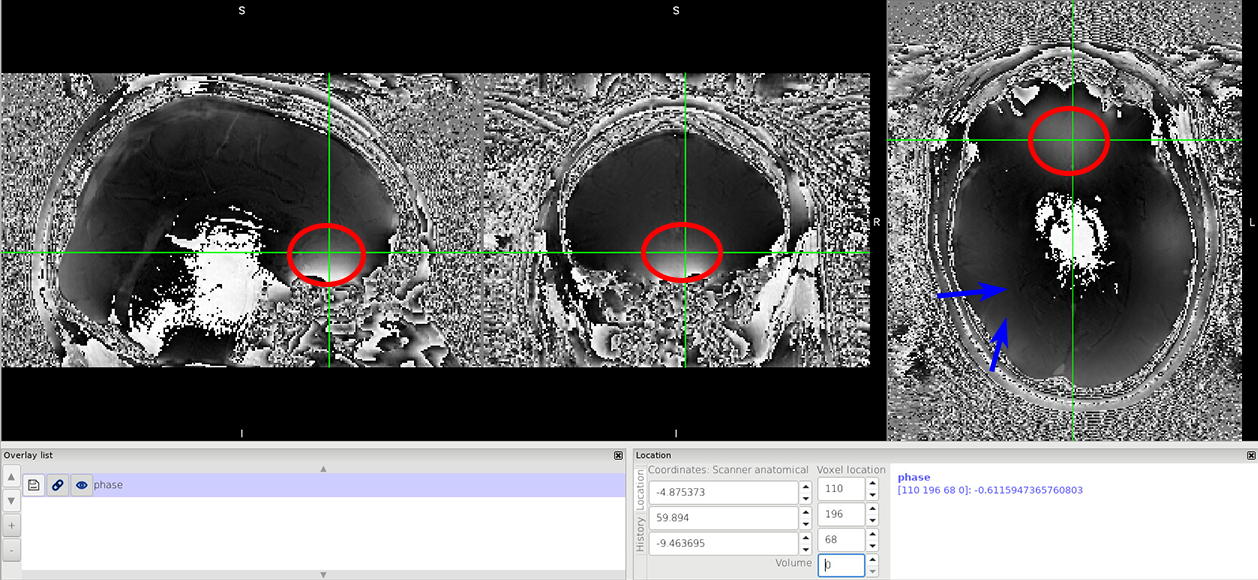
%> input picture docs/asset/exercise1_progress2/echo-1.png, 1258 x 580 px
$ octave plot_gif.m   (GNU Octave 9; MATLAB toolbox functions it lacks are replaced by stand-ins)
%> lines starting %> are read from the running program, lines starting %| are printed output that depends on the picture

filename = 'phase_evol.gif'; % Specify the output file name
for k = 1:9
    img = imread(['echo-' num2str(k) '.png']);
%> img is the input picture: size 580x1258x3 uint8; mean R, G, B 115.7, 115.5, 115.8
    [A,map] = rgb2ind(img,256);
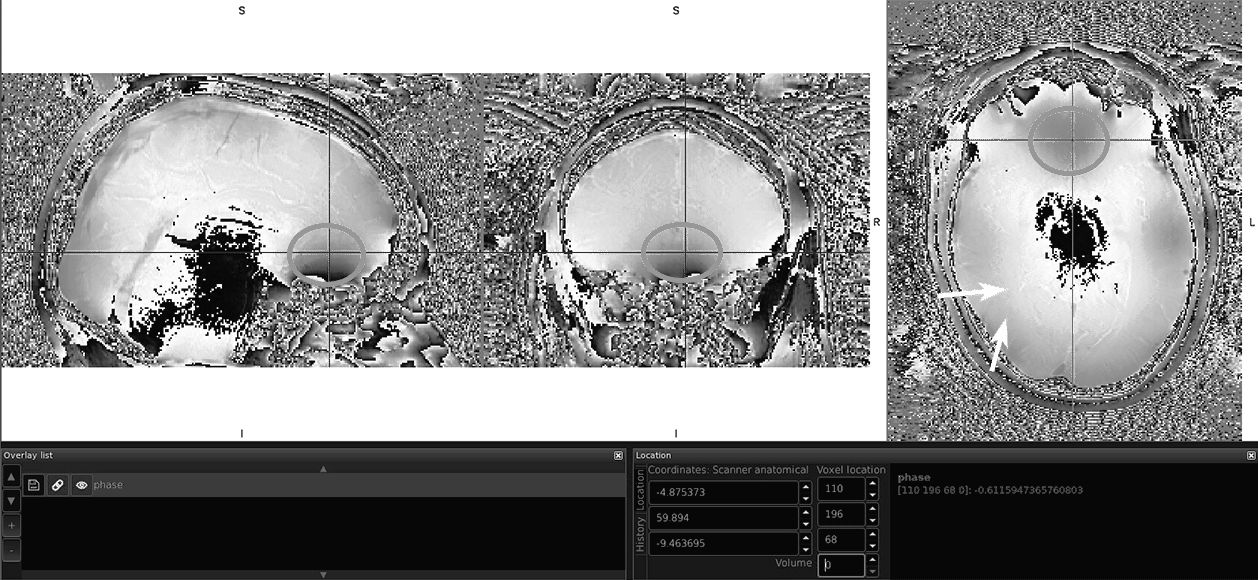
%> A: size 580x1258 uint8; min 1, max 255, mean 137.7
%> map = 256 rows, first 12: [1 1 1; 1 1 0.976; 0.996 0.941 0.996; 0.996 0.996 0.996; 0.992 0.992 0.992; 0.984 0.996 0.996; 0.996 0.976 0.925; 0.984 0.984 0.988; 0.98 0.98 0.98; 0.973 0.973 0.98; 0.965 0.965 0.965; 0.937 0.945 0.984]
    if k == 1
        imwrite(A,map,filename,'gif','LoopCount',Inf,'DelayTime',0.5);
    else
        imwrite(A,map,filename,'gif','WriteMode','append','DelayTime',0.5);
    end
end
%> pass 2 of the loop `for k = 1:9`:
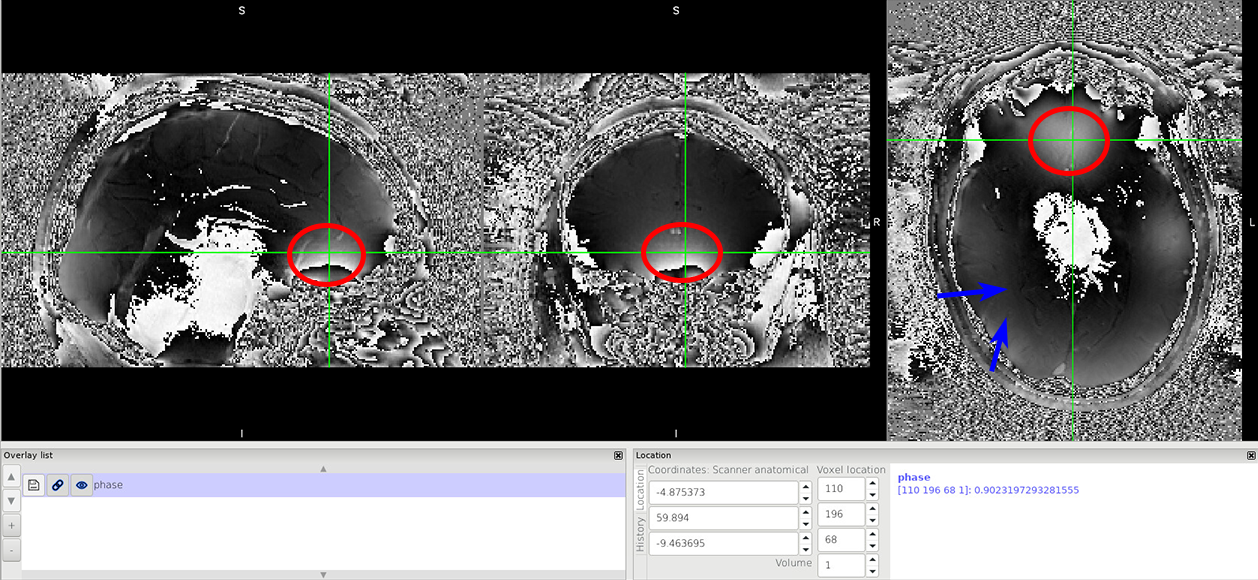
%> input picture docs/asset/exercise1_progress2/echo-2.png, 1258 x 580 px
%> img is the input picture: size 580x1258x3 uint8; mean R, G, B 118.2, 118, 118.2
%> `[A,map] = rgb2ind(img,256);`:
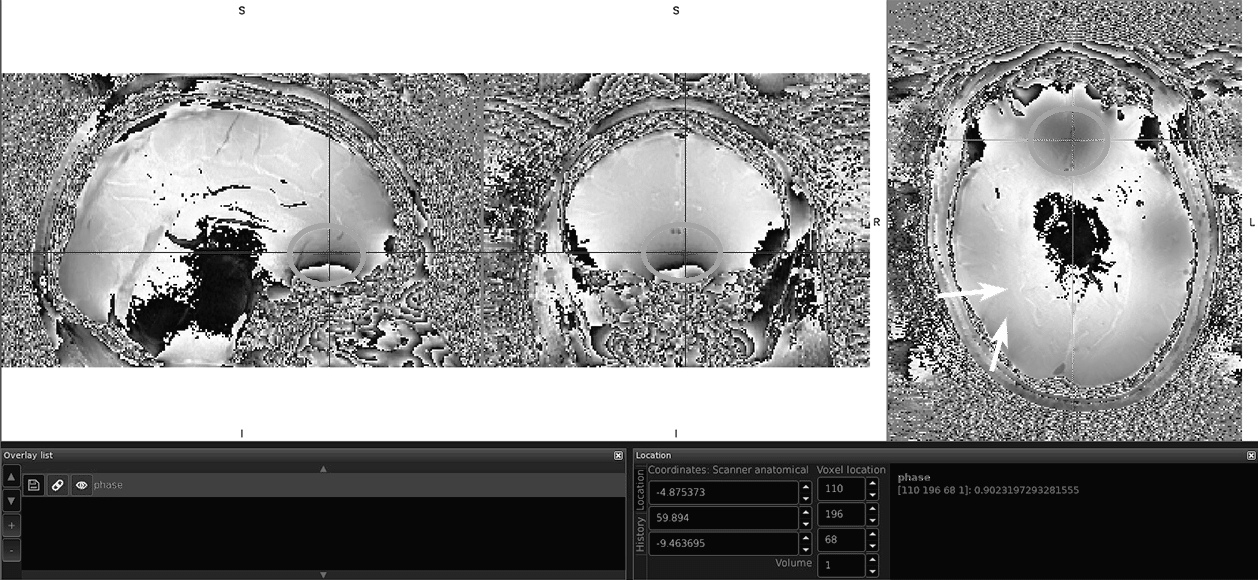
%> A: size 580x1258 uint8; min 2, max 255, mean 138.3
%> map = 256 rows, first 12: [1 1 1; 1 1 0.988; 1 0.929 1; 0.996 0.996 0.996; 0.992 0.992 0.992; 0.984 0.996 0.996; 0.996 0.996 0.973; 0.988 0.984 0.988; 0.976 0.976 0.976; 0.969 0.961 0.996; 0.969 0.969 0.969; 0.961 0.965 0.961]
%> (the run ends here)
